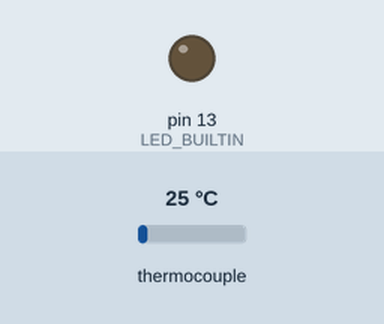
The sketch below on a simulated Arduino Uno, built with avr-gcc and run on an emulated ATmega328P. Parts: output pins drawn as LEDs (lit = HIGH). The inputs (shaded band) are chosen by the test bench; at power-on: thermocouple 25 °C. What the sketch prints to the serial monitor is not drawn.

Above: at 0.1 s.
At 0.7 s:
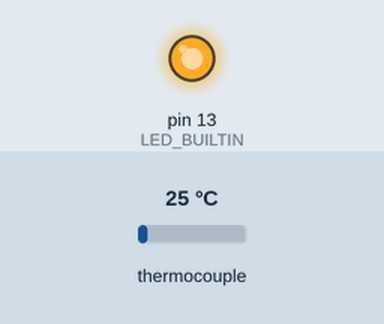
Timing chart, 0 to 121.5 s (numbered marks = the images above):
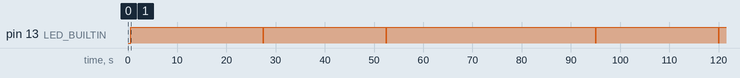

The sketch:

coffeePID.ino
```cpp
// using Brett Beauregard's excellent PID library
// with example code from
// https://playground.arduino.cc/Code/PIDLibraryRelayOutputExample
// thermocouple reading libs
#include <SPI.h>
#include "Adafruit_MAX31855.h"
#include <PID_v1.h>

// Create a thermocouple instance with software SPI on any three
// digital IO pins.
#define MAXDO   3
#define MAXCS   4
#define MAXCLK  5

// Define variables for PID
double setPoint;
double input;
double output;

volatile long onTime = 0;

// kettle tuning params
//double kP = 78.;
//double kI = 0.92;
//double kD = 16.;

// gaggia tuning params
double kP = 78.;
double kI = 1.4;
double kD = 19.;

// Initialize a PID, with initial tuning params k_p, k_i, k_d
PID coffeePID(&input, &output, &setPoint, kP, kI, kD, DIRECT);

// a window size as a basis for relay "on time"
int windowSize = 2500; // ms
unsigned long windowStartTime;

// initialize the thermocouple
Adafruit_MAX31855 thermocouple(MAXCLK, MAXCS, MAXDO);

void setup() {
  //////////////////////////////////
  // pin setup                    //
  //////////////////////////////////
  // init LEDPIN (equiv. pin 13) as output, for signaling ON
  // this will control the relay.
  pinMode(LED_BUILTIN, OUTPUT);
  digitalWrite(LED_BUILTIN, LOW);

  //////////////////////////////////
  // PID setup                    //
  //////////////////////////////////
  // ############################ //
  // setpoint                     //
  // ############################ //
  setPoint = 225.;

  windowStartTime = millis();
  coffeePID.SetTunings(kP, kI, kD);
  //coffeePID.SetSampleTime(1000);
  coffeePID.SetOutputLimits(0, windowSize);
  coffeePID.SetMode(AUTOMATIC);

  //////////////////////////////////
  // serial setup                 //
  //////////////////////////////////
  Serial.begin(9600);
  while (!Serial) delay(1); // wait for Serial on Leonardo/Zero, etc
  // wait for MAX chip to stabilize
  delay(500);

  //////////////////////////////////
  // timer interrupt, t = 15ms    //
  //////////////////////////////////
  // from
  // https://learn.adafruit.com/sous-vide-powered-by-arduino-the-sous-viduino/the-whole-enchilada
  // Run timer2 interrupt every 15 ms
  //TCCR2A = 0;
  //TCCR2B = 1<<CS22 | 1<<CS21 | 1<<CS20;

  //Timer2 Overflow Interrupt Enable
  //TIMSK2 |= 1<<TOIE2;
}

//////////////////////////////////
// timer interrupt handler      //
//////////////////////////////////
//SIGNAL(TIMER2_OVF_vect) {
//  DriveOutput();
//}

void loop() {
   // print temp in deg F to serial
   //Serial.print("");
   //Serial.print("Internal Temp = ");
   //Serial.println(thermocouple.readInternal());

   double temp = thermocouple.readFarenheit();
   if (isnan(temp)) {
     Serial.println("Something wrong with thermocouple!");
   } else {
     // update input var and compute PID
     input = temp;
     coffeePID.Compute();

     onTime = output;
     DriveOutput();

     //Serial.print("C = ");
     //Serial.print("F = ");
     //Serial.print(output/10);
     //Serial.print(',');
     Serial.print(setPoint);
     Serial.print(',');
     Serial.println(temp);
   }
   //delay(500);
}

// Controls relay pin level and judges pulse width window
void DriveOutput() {
     // turn the LED/output pin on/off
     unsigned long now = millis();
     if ((now - windowStartTime) > windowSize) {
      // amt to shift relay's window time
      windowStartTime += windowSize;
     }

     if ((onTime > 100) && (onTime > (now - windowStartTime))) {
      digitalWrite(LED_BUILTIN, HIGH);
      //Serial.println("HI");
     } else {
      digitalWrite(LED_BUILTIN, LOW);
      //Serial.println("LOW");
     }

}
```
